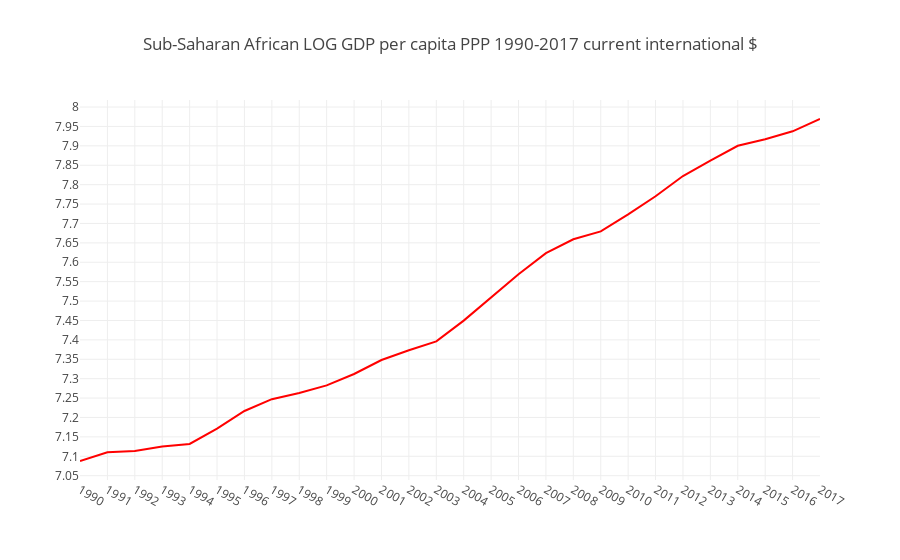

Write notebook code for a chart like this one.
### Markdown cell above
From the time series figure above, the visual inspection of the time plot clearly indicates that Sub-Saharan GDP PPP per capita follows a **positive additive growth pattern.** The mean and the variance are clearly not constant. Therefore, we regard it as a non-stationary time series. *(further below we will discuss the importance of making the time series stationary for model building)*

### Code cell
ts_2=ts
ts_2['log_GDP_pc']=np.log(ts['GDP per capita'])
X=ts['log_GDP_pc'].index
y_1=ts['log_GDP_pc']
layout = go.Layout(title= 'Sub-Saharan African LOG GDP per capita PPP 1990-2017 current international $',
    xaxis = dict(ticks='', nticks=43),
    yaxis = dict(nticks=20),legend=dict(x=0.7, y=1))
trace0 = go.Scatter(x=X,y=y_1, mode = 'lines',name="SSA GDPpc PPP $ growth 1990-2017", marker = dict(size=12, color='red'))
data = [trace0]
fig =go.Figure(data=data, layout=layout)
iplot(fig, filename='heatmap',show_link=False)

### Figure 1 — Plotly figure (JSON) as saved in the notebook; plotly's stock layout.template omitted (floating-point values rounded to 4 significant figures)
{"data": [{"marker": {"color": "red", "size": 12}, "mode": "lines", "name": "SSA GDPpc PPP $ growth 1990-2017", "type": "scatter", "uid": "efba63bc-21d6-4592-a6e2-09ee765d0c43", "x": ["1990", "1991", "1992", "1993", "1994", "1995", "1996", "1997", "1998", "1999", "2000", "2001", "2002", "2003", "2004", "2005", "2006", "2007", "2008", "2009", "2010", "2011", "2012", "2013", "2014", "2015", "2016", "2017"], "y": [7.088, 7.11, 7.114, 7.125, 7.132, 7.172, 7.217, 7.247, 7.263, 7.283, 7.312, 7.348, 7.373, 7.396, 7.45, 7.508, 7.569, 7.623, 7.659, 7.679, 7.723, 7.77, 7.822, 7.862, 7.9, 7.917, 7.937, 7.969]}], "layout": {"legend": {"x": 0.7, "y": 1}, "title": {"text": "Sub-Saharan African LOG GDP per capita PPP 1990-2017 current international $"}, "xaxis": {"nticks": 43, "ticks": ""}, "yaxis": {"nticks": 20}}}
